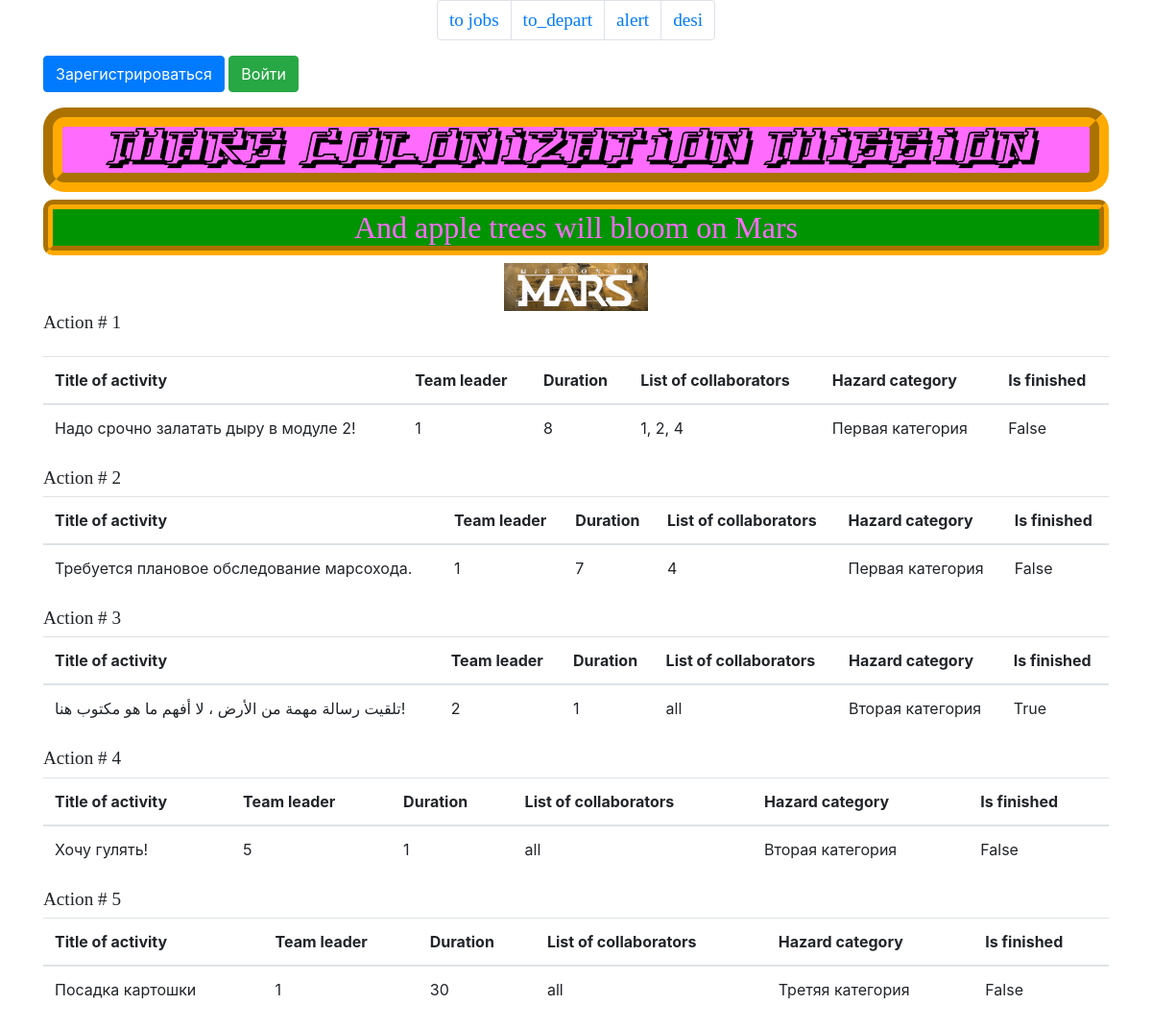
/index, run on the app's committed database.
### sqlalch_data/data/__all_models.py (models this page shows)
class Jobs(SqlAlchemyBase):
    __tablename__ = 'jobs'
    id = sqlalchemy.Column(sqlalchemy.Integer,
                           primary_key=True, autoincrement=True)
    team_leader = sqlalchemy.Column(sqlalchemy.Integer,
                                    sqlalchemy.ForeignKey("users.id"))
    job = sqlalchemy.Column(sqlalchemy.String, nullable=True)
    work_size = sqlalchemy.Column(sqlalchemy.Integer, nullable=True)
    collaborators = sqlalchemy.Column(sqlalchemy.String)
    start_date = sqlalchemy.Column(sqlalchemy.DateTime, default=datetime.datetime.now)
    end_date = sqlalchemy.Column(sqlalchemy.DateTime)
    is_finished = sqlalchemy.Column(sqlalchemy.Boolean, default=False)
    category_id = sqlalchemy.Column(sqlalchemy.Integer,
                                    sqlalchemy.ForeignKey("categories.id"))
    category = orm.relation('Category')

class Category(SqlAlchemyBase):
    __tablename__ = 'categories'
    id = sqlalchemy.Column(sqlalchemy.Integer,
                           primary_key=True, autoincrement=True)
    name = sqlalchemy.Column(sqlalchemy.String)
    jobs = orm.relation("Jobs", back_populates='category')

### my_site.py (the view)
@app.route('/')
@app.route('/index')
def index():
    return render_template('magazine.html', works=db_sess.query(Jobs).order_by(Jobs.collaborators.asc()),
                           **params)

### templates/magazine.html (shortened to what this page needs)
{% extends "base_nav.html" %}
{% block content %}
<div>
    <table class="table">
        {% for work in works %}
        <tr>
            <h2>Action # {{ loop.index }}</h2>
            <table class="table">
                <thead>
                <tr>
                    <th scope="col">Title of activity</th>
                    <th scope="col">Team leader</th>
                    <th scope="col">Duration</th>
                    <th scope="col">List of collaborators</th>
                    <th scope="col">Hazard category</th>
                    <th scope="col">Is finished</th>
                </tr>
                </thead>
                <tbody>
                <tr>
                    <td>{{work.job}}</td>
                    <td>{{work.team_leader}}</td>
                    <td>{{work.work_size}}</td>
                    <td>{{work.collaborators}}</td>
                    <td>{{work.category.name}}</td>
                    <td>{{work.is_finished}}</td>
                </tr>
                </tbody>
            </table>
        </tr>
        {% endfor %}
    </table>
</div>
{% endblock %}

### templates/base_nav.html (shortened to what this page needs)
<!doctype html>
<html lang="en">
<head>
    <link rel="stylesheet"
          href="https://stackpath.bootstrapcdn.com/bootstrap/4.4.1/css/bootstrap.min.css"
>
    <link rel="stylesheet" type="text/css" href="{{ style }}"/>
</head>
  <body>
    <main role="main" class="container">
        <nav aria-label="Page navigation example">
          <ul class="pagination justify-content-center">
            <li class="page-item"><a class="page-link" href="/index">to jobs</a></li>
            <li class="page-item"><a class="page-link" href="/departs">to_depart</a></li>
            <li class="page-item"><a class="page-link" href="/alert">alert</a></li>
            <li class="page-item"><a class="page-link" href="/table/{{ sex }}/{{ oldest }}">desi</a></li>
          </ul>
        </nav>
        {% if current_user.is_authenticated %}
            <a class="navbar-brand" href="/logout">{{ current_user.name }}</a>
            <a class="btn btn-dark" href="/add_job">Добавить работу</a>
            <a class="btn btn-dark" href="/add_depart">Добавить департамент</a>
        {% else %}
        <p>
            <a class="btn btn-primary " href="/register">Зарегистрироваться</a>
            <a class="btn btn-success" href="/login">Войти</a>
        </p>
        {% endif %}
        <h1 align="center" style="color:#000">Mars Colonization Mission</h1>
        <h4 align="center" style="color:#ff6bfd">And apple trees will bloom on Mars</h4>
        <div align="center">
            <img src="{{ url_for('static', filename='images/MARS-2-7.png') }}" alt = 'loooooool'>
        </div>
        {% block content %}{% endblock %}
    </main>
  </body>
</html>

### static/css/style.css (style rules this page uses)
h1 { font-family: Yytrium, serif; border: 20px groove #ffaa00; background: #ff6bfd; border-radius: 22px }
h4 { font-family: FrakturSawmill, serif; font-size: 200%; background: #009402; border-radius: 10px; border: 10px groove #ffaa00 }
ul, ol, h2, h6 { font-family: KaifShr, serif; font-size: 120% }

### data on the page
Jobs: job "Надо срочно залатать дыру в модуле 2!", team_leader "1", work_size "8", collaborators "1, 2, 4", category.name "Первая категория", is_finished "False"
Jobs: job "Требуется плановое обследование марсохода.", team_leader "1", work_size "7", collaborators "4", category.name "Первая категория", is_finished "False"
Jobs: job "تلقيت رسالة مهمة من الأرض ، لا أفهم ما هو مكتوب هنا!", team_leader "2", work_size "1", collaborators "all", category.name "Вторая категория", is_finished "True"
Jobs: job "Хочу гулять!", team_leader "5", work_size "1", collaborators "all", category.name "Вторая категория", is_finished "False"
Jobs: job "Посадка картошки", team_leader "1", work_size "30", collaborators "all", category.name "Третяя категория", is_finished "False"
